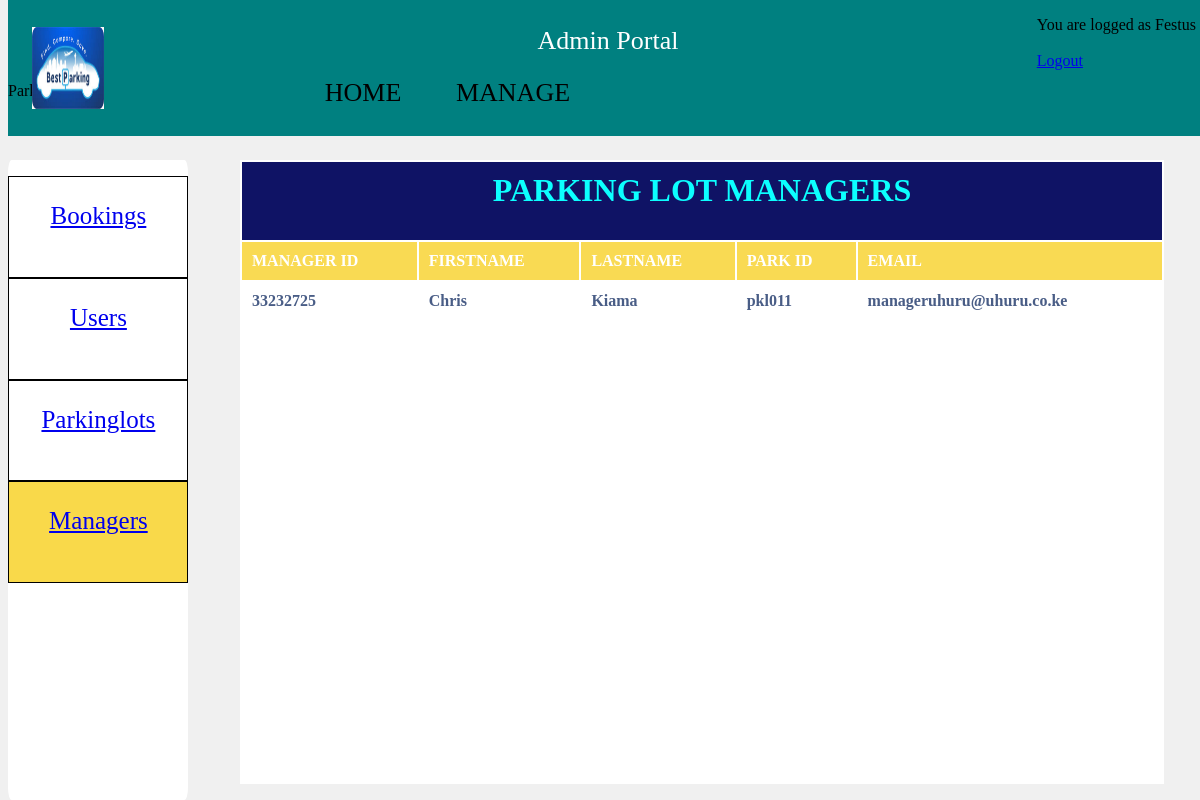
Screenshot of /managers.php (signed in) with the database file from the repository.
### tables this page shows
CREATE TABLE IF NOT EXISTS `parklotmanager` (
  `managerid` int(20) NOT NULL,
  `firstname` varchar(50) DEFAULT NULL,
  `lastname` varchar(50) DEFAULT NULL,
  `parkid` varchar(50) DEFAULT NULL,
  `username` varchar(50) DEFAULT NULL,
  `password` varchar(50) DEFAULT NULL,
  `email` varchar(50) DEFAULT NULL,
  PRIMARY KEY (`managerid`),
  KEY `managerparkfk` (`parkid`)
);

### managers.php (the view, shortened to what this page needs)
<?php
include'managersession.php';
$username=$_SESSION['username'];
?>
<html>
   <head>
	<link rel="stylesheet" type="text/css" href="admin.css">
	<link rel="stylesheet" href="https://cdnjs.cloudflare.com/ajax/libs/font-awesome/4.7.0/css/font-awesome.min.css">
   </head >
   <body>
      <div id="body-home">
        <h1>Welcome</h1>
   	 <Header class="header">
   	 	<div class="logo"> <img src="logo.jpg" ></div>
		<div>
		 <p id="motto">Admin Portal</p>
		 </div>
		 <p>ParkEasy </p>
		 <div id="greetings">
		   <ul>
	          <li>
		         <?php
	                $query="select * from admin where username='$username'";
	                $result=mysqli_query($conn,$query);
	                $row=mysqli_fetch_assoc($result);
	                $mname=$row['firstname'];
	                $row1=mysqli_num_rows($result);
			        if($row1>0){
						   echo 'You are logged as '.$mname;
					}
			    ?>
		      </li><br>
		     <li><a href="logout.php">Logout</a></li>
		   </ul>
		</div>
     </header>
        <h1>Welcome</h1>
		     <nav>
   	 	   <ul>
   	 			<li><a href="admin_view.php">HOME</a></li>
   	 			<li><a href="Manage_CarPark.php">MANAGE</a></li>
   	        </ul>
   	    </nav>
	     <div id="sidepanel">
             <ul>
			      <a href="admin_view.php"><li><p>Bookings</p></li></a>
			      <a href="users.php"><li><p>Users<p></li></a>
			      <a href="parkinglots.php"><li><p>Parkinglots</p></li></a>
			      <div id="current"><a href="managers.php"><li><p>Managers</p></li></a></div>
			 </ul>
	     </div>
		<div id="viewpanel">
             <?php
                   include 'dbconn.php';
				   $sqldata3="SELECT * from parklotmanager";
                   $result3=mysqli_query($conn,$sqldata3);
		           echo '<table border=0 cellpadding=10 id="managers">';
				   echo '<tr><th colspan=6 id="title"><h1>parking Lot Managers</h1></th></tr>';
		           echo "<tr><th>Manager ID</th><th>FirstName</th><th>LastName</th><th>Park ID</th><th>Email</th></tr>";
		           while($row3=mysqli_fetch_array($result3, MYSQLI_ASSOC)){
				   echo "<tr>";
			       echo "<td>".$row3['managerid']."</td>";
			       echo "<td>".$row3['firstname']."</td>";
			       echo "<td>".$row3['lastname']."</td>";
			       echo "<td>".$row3['parkid']."</td>";
			       echo "<td>".$row3['email']."</td>";
			       echo "</tr>";
		                                                               }
		           echo "</table>";
             ?>
		</div>

### admin.css (style rules this page uses)
.header { width: 100%; height: 17%; margin: 0 auto; background-color:teal; position:fixed; top:0px; padding-bottom:0px; z-index:1000; }
nav { width: auto; height: 7%; position:fixed; top:9.6%; padding-top:0px; z-index:1000; background:; margin-left:20%; }
nav ul li { list-style: none; width: 150px; line-height: 10px; float: left; margin-top:0px; height:100%; text-align:center; margin-top:-1.5%; }
nav ul li a { color: black; display:inline-block; text-decoration:none; font-family:calibri; font-size:26px; font-style:bold; padding-top:; }
body { background-color:#f0f0f0; }
.logo img { position: absolute; top: 20%; width:06%; height:60%; margin-left:2%; }
#motto { color:#ffffff; font-size:26px; text-align:center; position:position; left:5%; }
#sidepanel { height:80%; width:15%; border-radius:2%; background:#ffffff; position:fixed; top:20%; z-index:1%; }
#sidepanel ul li { display:block; font-family:calibri; font-size:25px; background:white; height:12%; border:1px black solid; text-align:center; align-items:center; align-content:justify; }
#sidepanel ul { width:100%; margin-left:-22%; height:130%; list-style:none; }
#viewpanel { position:absolute; top:20%; left:20%; width:77%; height:78%; background:#ffffff; margin:0 auto; }

### managers.php (style rules this page uses)
table { opacity:.95; width:100%; text-align:left; padding-bottom:7%; }
td { color:#405580; font-weight:bold; }
#title { background:#03075D; color:aqua; text-align:center; }
th { background:#F9D94A; color:white; text-transform:uppercase; }
tr:nth-child(even) { background:#f0f0f0; }
tr:nth-child(odd) { background:white; }
#greetings ul { position:absolute; right:1%; top:0%; }
#greetings ul li { list-style:none; }
#current a li { background:#F9D94A; }

### rows the page displays
parklotmanager: managerid "33232725", firstname "Chris", lastname "Kiama", parkid "pkl011", email "manageruhuru@uhuru.co.ke"

### other values shown
$mname "Festus"
